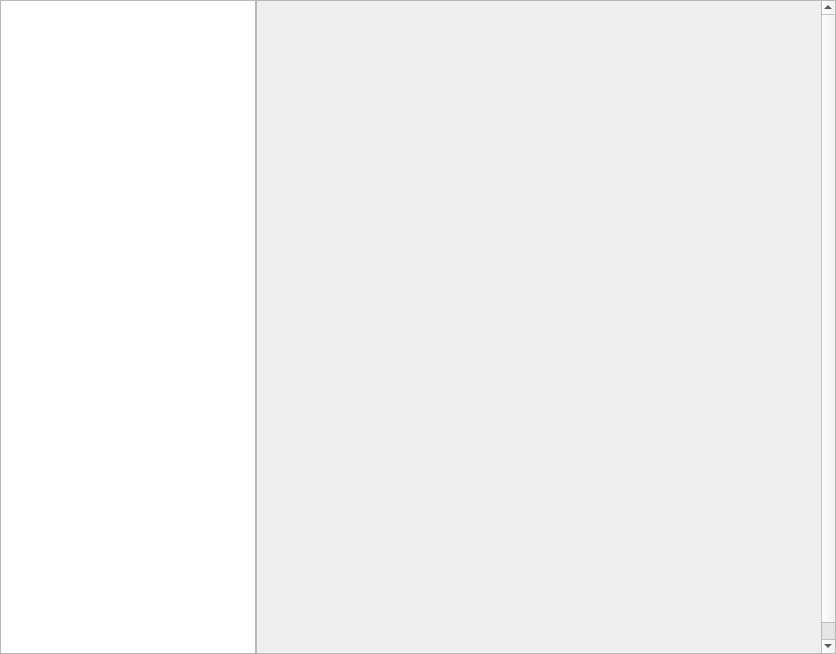
<?xml version="1.0" encoding="UTF-8"?>
<ui version="4.0">
 <class>kiranSystemInformation</class>
 <widget class="QWidget" name="kiranSystemInformation">
  <property name="geometry">
   <rect>
    <x>0</x>
    <y>0</y>
    <width>836</width>
    <height>654</height>
   </rect>
  </property>
  <property name="windowTitle">
   <string>kiranSystemInformation</string>
  </property>
  <layout class="QHBoxLayout" name="horizontalLayout">
   <property name="spacing">
    <number>0</number>
   </property>
   <property name="leftMargin">
    <number>0</number>
   </property>
   <property name="topMargin">
    <number>0</number>
   </property>
   <property name="rightMargin">
    <number>0</number>
   </property>
   <property name="bottomMargin">
    <number>0</number>
   </property>
   <item>
    <widget class="QListWidget" name="infoListWidget">
     <property name="sizePolicy">
      <sizepolicy hsizetype="Preferred" vsizetype="Preferred">
       <horstretch>0</horstretch>
       <verstretch>0</verstretch>
      </sizepolicy>
     </property>
     <property name="minimumSize">
      <size>
       <width>0</width>
       <height>0</height>
      </size>
     </property>
     <property name="frameShadow">
      <enum>QFrame::Sunken</enum>
     </property>
     <property name="lineWidth">
      <number>0</number>
     </property>
     <property name="verticalScrollBarPolicy">
      <enum>Qt::ScrollBarAsNeeded</enum>
     </property>
     <property name="horizontalScrollBarPolicy">
      <enum>Qt::ScrollBarAlwaysOff</enum>
     </property>
     <property name="autoScroll">
      <bool>true</bool>
     </property>
     <property name="spacing">
      <number>0</number>
     </property>
    </widget>
   </item>
   <item>
    <widget class="QWidget" name="widget_page" native="true">
     <property name="minimumSize">
      <size>
       <width>0</width>
       <height>0</height>
      </size>
     </property>
     <layout class="QVBoxLayout" name="verticalLayout_2">
      <property name="spacing">
       <number>0</number>
      </property>
      <property name="leftMargin">
       <number>0</number>
      </property>
      <property name="topMargin">
       <number>0</number>
      </property>
      <property name="rightMargin">
       <number>0</number>
      </property>
      <property name="bottomMargin">
       <number>0</number>
      </property>
      <item>
       <layout class="QVBoxLayout" name="verticalLayout">
        <property name="spacing">
         <number>0</number>
        </property>
        <item>
         <widget class="QScrollArea" name="scrollArea">
          <property name="horizontalScrollBarPolicy">
           <enum>Qt::ScrollBarAlwaysOff</enum>
          </property>
          <property name="sizeAdjustPolicy">
           <enum>QAbstractScrollArea::AdjustIgnored</enum>
          </property>
          <property name="widgetResizable">
           <bool>true</bool>
          </property>
          <widget class="QWidget" name="scrollAreaWidgetContents">
           <property name="geometry">
            <rect>
             <x>0</x>
             <y>-20</y>
             <width>562</width>
             <height>670</height>
            </rect>
           </property>
           <property name="minimumSize">
            <size>
             <width>0</width>
             <height>670</height>
            </size>
           </property>
           <layout class="QVBoxLayout" name="verticalLayout_3">
            <property name="spacing">
             <number>0</number>
            </property>
            <property name="leftMargin">
             <number>0</number>
            </property>
            <property name="topMargin">
             <number>0</number>
            </property>
            <property name="rightMargin">
             <number>0</number>
            </property>
            <property name="bottomMargin">
             <number>0</number>
            </property>
            <item>
             <widget class="QStackedWidget" name="stackedWidget">
              <widget class="SystemInformationWidget" name="page_system_info"/>
              <widget class="HardwareInformationWidget" name="page_hardware_info"/>
             </widget>
            </item>
           </layout>
          </widget>
         </widget>
        </item>
       </layout>
      </item>
     </layout>
    </widget>
   </item>
  </layout>
 </widget>
 <layoutdefault spacing="6" margin="11"/>
 <customwidgets>
  <customwidget>
   <class>SystemInformationWidget</class>
   <extends>QWidget</extends>
   <header location="global">system-information-widget.h</header>
   <container>1</container>
  </customwidget>
  <customwidget>
   <class>HardwareInformationWidget</class>
   <extends>QWidget</extends>
   <header location="global">hardware-information-widget.h</header>
   <container>1</container>
  </customwidget>
 </customwidgets>
 <resources/>
 <connections/>
</ui>
